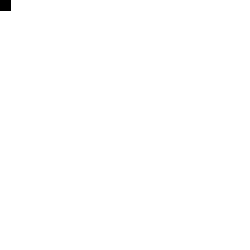
Frame 1 (no input)
Frame 60 (the mouse pressed at the canvas centre just before this capture): identical to frame 1, image omitted
Frame 120 (the mouse held since frame 60 and released just before this capture): identical to frame 1, image omitted

The Processing sketch that drew this single still picture (run headless with seeded random() and noise(); from frame 60 on, the mouse is pressed at the canvas centre):

// Processing sketch: processing_149278
// ── processing_149278.pde

int x=0;
int y=0;

void setup() {  
  size(250, 250);  
}

void draw() {  
  background(255);
  fill (0);
  rect (x,y,10,10);
  x=constrain (x, 0, 240);
  y=constrain (y, 0, 240);
  }

void keyPressed () {
    switch (key) {
        case 'w':
            y=y-5;
            break;
        case 'a':
            x=x-5;
            break;
        case 's':
            y=y+5;
            break;
        case 'd':
            x=x+5;
            break;
    }
}
